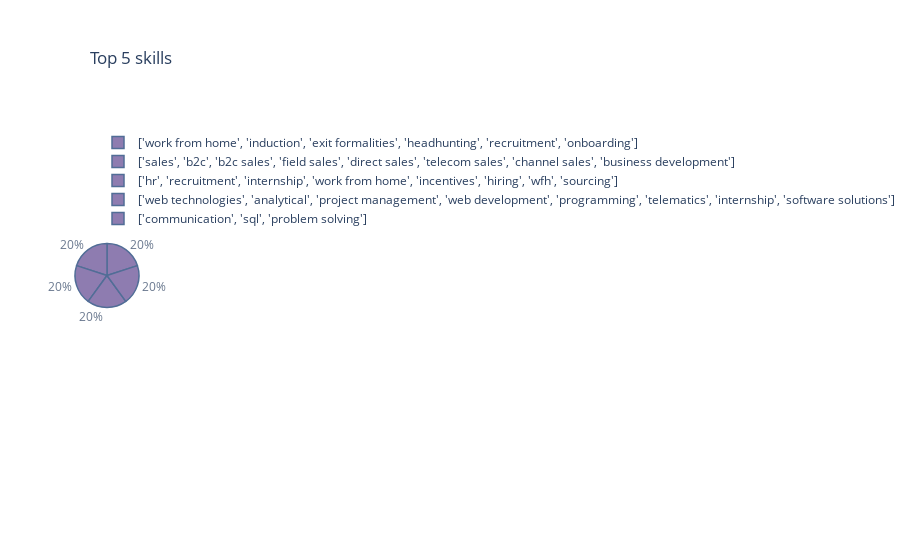

The code cell stored with this chart in its notebook:
### Code cell
role = df['skills'].value_counts().nlargest(n=5)
fig = px.pie(role, 
       values = role.values, 
       names = role.index, 
       title="Top 5 skills", 
       color=role.values,
       color_discrete_sequence=px.colors.qualitative.Prism)
fig.update_traces(opacity=0.7,
                  marker_line_color='rgb(8,48,107)',
                  marker_line_width=1.5)
fig.update_layout(title_x=0.1)
fig.show()

### Figure 1 — Plotly figure (JSON) as saved in the notebook; plotly's stock layout.template omitted (floating-point values rounded to 4 significant figures)
{"data": [{"customdata": [[100], [100], [100], [100], [100]], "domain": {"x": [0, 1], "y": [0, 1]}, "hovertemplate": "index=%{label}<br>value=%{value}<br>color=%{customdata[0]}<extra></extra>", "labels": [["['work from home', 'induction', 'exit formalities', 'headhunting', 'recruitment', 'onboarding']"], ["['sales', 'b2c', 'b2c sales', 'field sales', 'direct sales', 'telecom sales', 'channel sales', 'business development']"], ["['hr', 'recruitment', 'internship', 'work from home', 'incentives', 'hiring', 'wfh', 'sourcing']"], ["['web technologies', 'analytical', 'project management', 'web development', 'programming', 'telematics', 'internship', 'software solutions']"], ["['communication', 'sql', 'problem solving']"]], "legendgroup": "", "marker": {"colors": ["rgb(95, 70, 144)", "rgb(95, 70, 144)", "rgb(95, 70, 144)", "rgb(95, 70, 144)", "rgb(95, 70, 144)"], "line": {"color": "rgb(8,48,107)", "width": 1.5}}, "name": "", "opacity": 0.7, "showlegend": true, "type": "pie", "values": [100, 100, 100, 100, 100]}], "layout": {"legend": {"tracegroupgap": 0}, "piecolorway": ["rgb(95, 70, 144)", "rgb(29, 105, 150)", "rgb(56, 166, 165)", "rgb(15, 133, 84)", "rgb(115, 175, 72)", "rgb(237, 173, 8)", "rgb(225, 124, 5)", "rgb(204, 80, 62)", "rgb(148, 52, 110)", "rgb(111, 64, 112)", "rgb(102, 102, 102)"], "title": {"text": "Top 5 skills", "x": 0.1}}}
